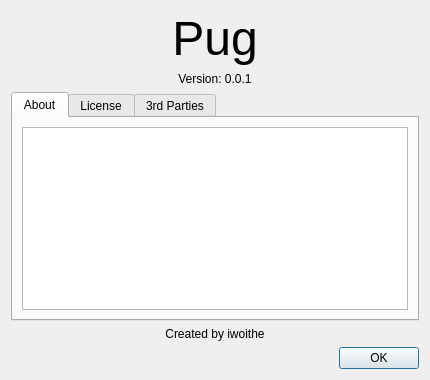
<?xml version="1.0" encoding="UTF-8"?>
<ui version="4.0">
 <class>Dialog</class>
 <widget class="QDialog" name="Dialog">
  <property name="geometry">
   <rect>
    <x>0</x>
    <y>0</y>
    <width>430</width>
    <height>380</height>
   </rect>
  </property>
  <property name="windowTitle">
   <string>Dialog</string>
  </property>
  <layout class="QVBoxLayout" name="verticalLayout">
   <item>
    <layout class="QVBoxLayout" name="layout_content">
     <item>
      <layout class="QHBoxLayout" name="layout_title">
       <item>
        <layout class="QVBoxLayout" name="layout_title_text">
         <item>
          <widget class="QLabel" name="label_title">
           <property name="font">
            <font>
             <pointsize>36</pointsize>
            </font>
           </property>
           <property name="text">
            <string>Pug</string>
           </property>
           <property name="alignment">
            <set>Qt::AlignCenter</set>
           </property>
          </widget>
         </item>
         <item>
          <widget class="QLabel" name="label_version">
           <property name="text">
            <string>Version: 0.0.1</string>
           </property>
           <property name="alignment">
            <set>Qt::AlignCenter</set>
           </property>
          </widget>
         </item>
        </layout>
       </item>
      </layout>
     </item>
    </layout>
   </item>
   <item>
    <widget class="QTabWidget" name="tab_info">
     <property name="currentIndex">
      <number>0</number>
     </property>
     <widget class="QWidget" name="tab_about">
      <attribute name="title">
       <string>About</string>
      </attribute>
      <layout class="QVBoxLayout" name="verticalLayout_3">
       <item>
        <widget class="QTextEdit" name="about_text">
         <property name="readOnly">
          <bool>true</bool>
         </property>
         <property name="markdown">
          <string/>
         </property>
        </widget>
       </item>
      </layout>
     </widget>
     <widget class="QWidget" name="tab_license">
      <attribute name="title">
       <string>License</string>
      </attribute>
      <layout class="QVBoxLayout" name="verticalLayout_4">
       <item>
        <widget class="QTextEdit" name="license_text">
         <property name="readOnly">
          <bool>true</bool>
         </property>
        </widget>
       </item>
      </layout>
     </widget>
     <widget class="QWidget" name="tab_third_parties">
      <attribute name="title">
       <string>3rd Parties</string>
      </attribute>
      <layout class="QVBoxLayout" name="verticalLayout_2">
       <item>
        <widget class="QTextEdit" name="third_parties_text">
         <property name="readOnly">
          <bool>true</bool>
         </property>
         <property name="markdown">
          <string># Third Parties:

- [PyQt](https://www.riverbankcomputing.com/software/pyqt) 5.14.2
- [lxml](https://lxml.de/) 4.5.2
- [BeautifulSoup](http://www.crummy.com/software/BeautifulSoup/bs4/) 4.9.1
</string>
         </property>
         <property name="html">
          <string>&lt;!DOCTYPE HTML PUBLIC &quot;-//W3C//DTD HTML 4.0//EN&quot; &quot;http://www.w3.org/TR/REC-html40/strict.dtd&quot;&gt;
&lt;html&gt;&lt;head&gt;&lt;meta name=&quot;qrichtext&quot; content=&quot;1&quot; /&gt;&lt;style type=&quot;text/css&quot;&gt;
p, li { white-space: pre-wrap; }
&lt;/style&gt;&lt;/head&gt;&lt;body style=&quot; font-family:'MS Shell Dlg 2'; font-size:8.25pt; font-weight:400; font-style:normal;&quot;&gt;
&lt;h1 style=&quot; margin-top:0px; margin-bottom:0px; margin-left:0px; margin-right:0px; -qt-block-indent:0; text-indent:0px;&quot;&gt;&lt;span style=&quot; font-size:xx-large; font-weight:600; color:#000000;&quot;&gt;Third Parties:&lt;/span&gt;&lt;/h1&gt;
&lt;ul style=&quot;margin-top: 0px; margin-bottom: 0px; margin-left: 0px; margin-right: 0px; -qt-list-indent: 1;&quot;&gt;&lt;li style=&quot; color:#000000;&quot; style=&quot; margin-top:5px; margin-bottom:5px; margin-left:0px; margin-right:0px; -qt-block-indent:0; text-indent:0px;&quot;&gt;&lt;a href=&quot;https://riverbankcomputing.com/pyqt5&quot;&gt;&lt;span style=&quot; text-decoration: underline; color:#0000ff;&quot;&gt;PyQt&lt;/span&gt;&lt;/a&gt; 5.14.2&lt;/li&gt;
&lt;li style=&quot; color:#000000;&quot; style=&quot; margin-top:5px; margin-bottom:5px; margin-left:0px; margin-right:0px; -qt-block-indent:0; text-indent:0px;&quot;&gt;&lt;a href=&quot;https://pypi.org/project/lxml&quot;&gt;&lt;span style=&quot; text-decoration: underline; color:#0000ff;&quot;&gt;lxml&lt;/span&gt;&lt;/a&gt; 4.5.2&lt;/li&gt;
&lt;li style=&quot; color:#000000;&quot; style=&quot; margin-top:5px; margin-bottom:5px; margin-left:0px; margin-right:0px; -qt-block-indent:0; text-indent:0px;&quot;&gt;&lt;a href=&quot;https://pypi.org/project/beautifulsoup4&quot;&gt;&lt;span style=&quot; text-decoration: underline; color:#0000ff;&quot;&gt;BeautifulSoup&lt;/span&gt;&lt;/a&gt; 4.9.1&lt;/li&gt;&lt;/ul&gt;&lt;/body&gt;&lt;/html&gt;</string>
         </property>
         <property name="textInteractionFlags">
          <set>Qt::LinksAccessibleByMouse|Qt::TextSelectableByMouse</set>
         </property>
        </widget>
       </item>
      </layout>
     </widget>
    </widget>
   </item>
   <item>
    <widget class="QLabel" name="label_author">
     <property name="text">
      <string>Created by iwoithe</string>
     </property>
     <property name="alignment">
      <set>Qt::AlignCenter</set>
     </property>
    </widget>
   </item>
   <item>
    <widget class="QDialogButtonBox" name="button_box">
     <property name="standardButtons">
      <set>QDialogButtonBox::Ok</set>
     </property>
    </widget>
   </item>
  </layout>
 </widget>
 <resources/>
 <connections/>
</ui>
